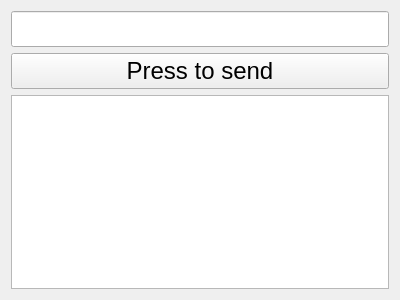
<?xml version="1.0" encoding="UTF-8"?>
<ui version="4.0">
 <class>Widget</class>
 <widget class="QWidget" name="Widget">
  <property name="geometry">
   <rect>
    <x>0</x>
    <y>0</y>
    <width>400</width>
    <height>300</height>
   </rect>
  </property>
  <property name="windowTitle">
   <string>Widget</string>
  </property>
  <layout class="QVBoxLayout" name="verticalLayout">
   <item>
    <widget class="QLineEdit" name="lineEdit">
     <property name="font">
      <font>
       <pointsize>18</pointsize>
      </font>
     </property>
    </widget>
   </item>
   <item>
    <widget class="QPushButton" name="pushButton">
     <property name="font">
      <font>
       <pointsize>18</pointsize>
      </font>
     </property>
     <property name="text">
      <string>Press to send</string>
     </property>
    </widget>
   </item>
   <item>
    <widget class="QTextEdit" name="textEdit"/>
   </item>
  </layout>
 </widget>
 <layoutdefault spacing="6" margin="11"/>
 <resources/>
 <connections/>
</ui>
